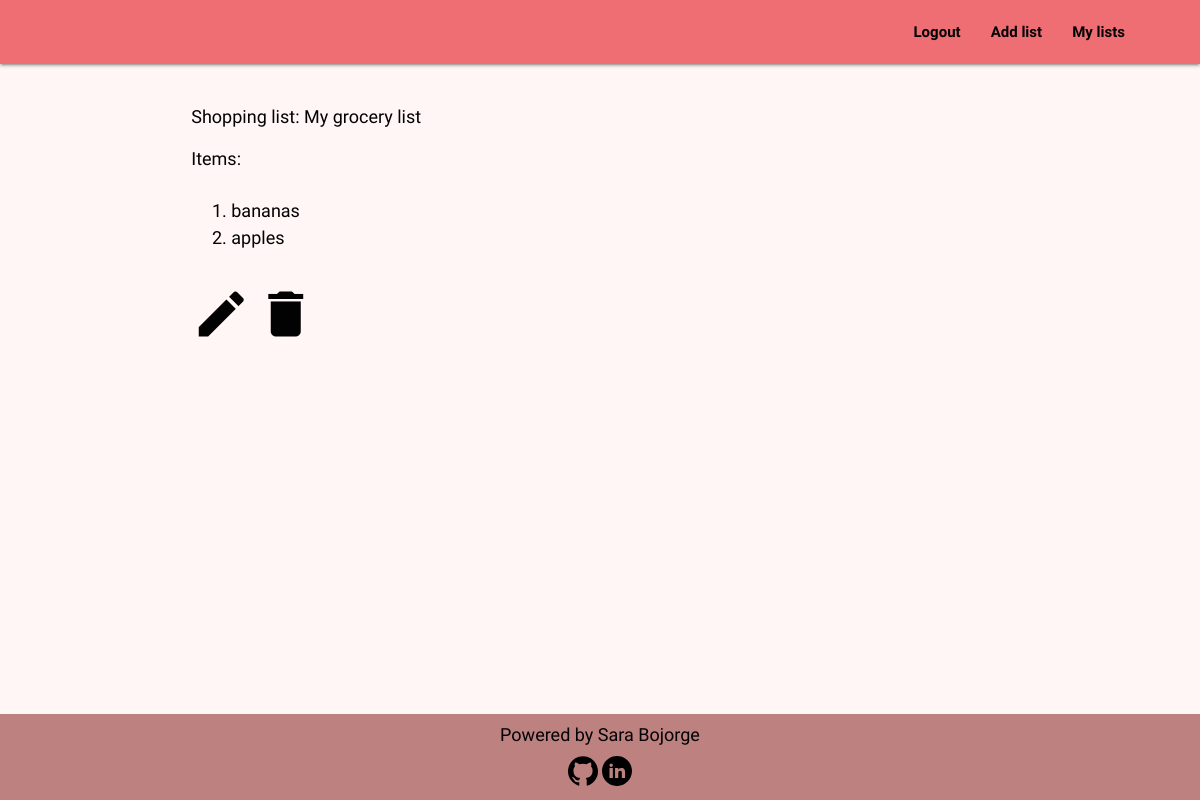
Before: /grocery_list/grocery_list/6 (signed in) with the older database file.
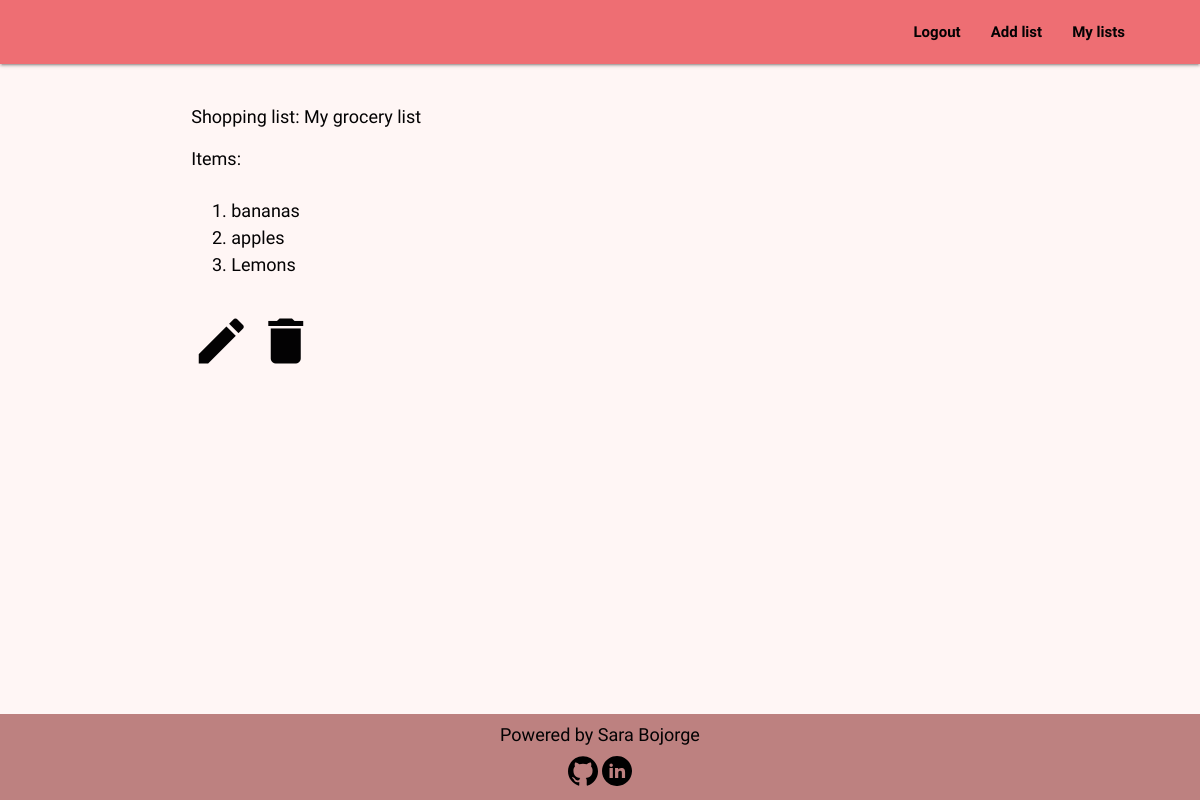
After: the same page with the newer database file.
### grocery_list/models.py (models this page shows, shortened)
class Grocery(models.Model):
    name = models.CharField(max_length=500, default='My grocery list')
    user = models.ForeignKey(User, on_delete=models.CASCADE,
                             related_name='grocery_owner')
    created_on = models.DateTimeField(auto_now_add=True)
    updated_on = models.DateTimeField(auto_now=True)
    item = RichTextField(max_length=10000, null=False, blank=False)
    class Meta:
        ordering = ['-created_on']

### grocery_list/views.py (the view)
# urls.py: path('grocery_list/<int:pk>', DisplayItem.as_view(), name='display_item'),
class DisplayItem(UserPassesTestMixin, DetailView):
    model = Grocery
    template_name = 'grocery_list/display_item.html'
    context_object_name = 'grocery'
    def test_func(self):
        return self.request.user == self.get_object().user

### grocery_list/templates/grocery_list/display_item.html (shortened to what this page needs)
{% extends 'base.html' %}
{% block content %}
<div class="container row">
    <div class="col s12 m8 l9">
        <p>Shopping list: {{ grocery.name }}</p>
        <p>Items: {{ grocery.item|safe }}</p>
        <a href="{% url 'edit_list' grocery.id %}"><i class="medium material-icons">edit</i></a>
        <a href="{% url 'delete_list' grocery.id %}"><i class="medium material-icons">delete</i></a>
    </div>
</div>
{% endblock %}

Changed rows visible on the page:
changed Grocery "My grocery list": item "bananas apples" → "bananas apples Lemons"
